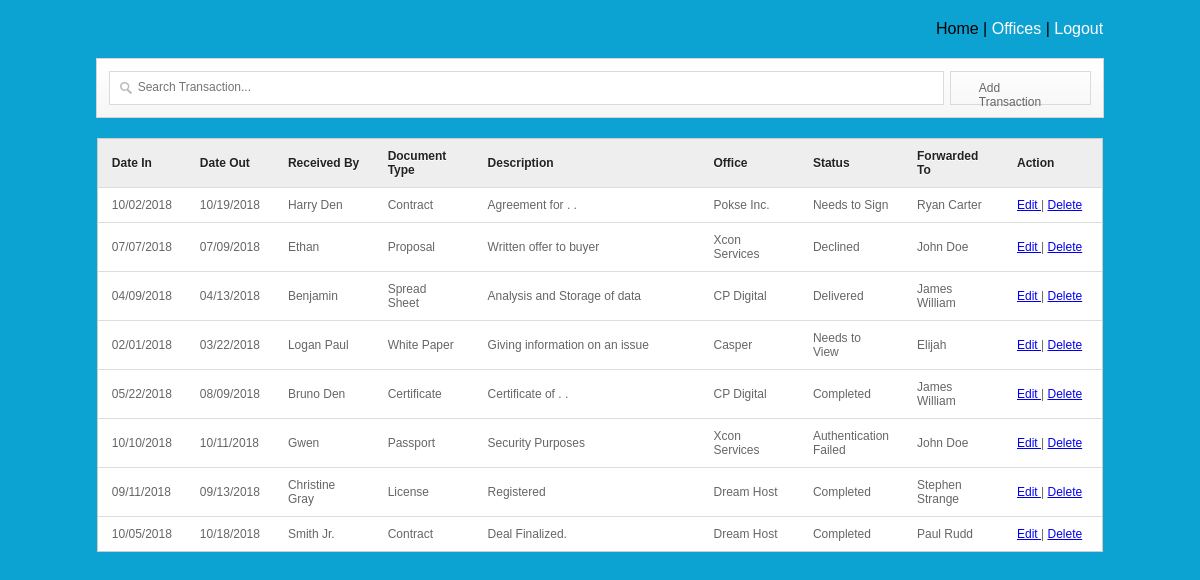
The app's page /.history/main/index_20220303143301.php with its own data.
### tables this page shows
CREATE TABLE IF NOT EXISTS `transaction` (
`id` int(11) NOT NULL,
  `date` varchar(100) NOT NULL,
  `doc_type` varchar(100) NOT NULL,
  `description` varchar(1000) NOT NULL,
  `office` varchar(100) NOT NULL,
  `status` varchar(100) NOT NULL,
  `dateout` varchar(100) NOT NULL,
  `receive_by` varchar(100) NOT NULL,
  `ft` varchar(100) NOT NULL
);

### .history/main/index_20220303143301.php (the view, shortened to what this page needs)
<link href="src/facebox.css" media="screen" rel="stylesheet" type="text/css" />
<div id="log">
Home | <a href="offices.php">Offices</a> | <a href="../index.php">Logout</a>
</div>
<div id="formdesign">
<input type="text" name="filter" value="" id="filter" placeholder="Search Transaction..." autocomplete="off" />
<a rel="facebox" href="add.php" id="add">Add Transaction</a>
</div>
<table cellspacing="0" cellpadding="2" id="resultTable">
<thead>
	<tr>
		<th width="5%"> Date In</th>
		<th width="7%"> Date Out</th>
		<th width="10%"> Received By </th>
		<th width="10%"> Document Type </th>
		<th width="23%"> Description </th>
		<th width="10%"> Office </th>
		<th width="5%"> Status </th>
		<th width="10%"> Forwarded To </th>
		<th width="10%"> Action </th>
	</tr>
</thead>
<tbody>
	<?php
		include('connect.php');
		$result = $db->prepare("SELECT * FROM transaction ORDER BY id DESC");
		$result->execute();
		for($i=0; $row = $result->fetch(); $i++){
	?>
	<tr class="record">
		<td><?php echo $row['date']; ?></td>
		<td><?php echo $row['dateout']; ?></td>
		<td><?php echo $row['receive_by']; ?></td>
		<td><?php echo $row['doc_type']; ?></td>
		<td><?php echo $row['description']; ?></td>
		<td><?php echo $row['office']; ?></td>
		<td><?php echo $row['status']; ?></td>
		<td><?php echo $row['ft']; ?></td>
		<td><a rel="facebox" href="editform.php?id=<?php echo $row['id']; ?>"> Edit </a> | <a href="#" id="<?php echo $row['id']; ?>" class="delbutton" title="Click To Delete">Delete</a></td>
	</tr>
	<?php
		}
	?>
</tbody>
</table>

### .history/main/index_20220303143301.php (style rules this page uses)
table { border-collapse: separate; background-color: #FFFFFF; border-spacing: 0; width: 85%; color: #666666; text-shadow: 0 1px 0 #FFFFFF; border: 1px solid #CCCCCC; box-shadow: 0; margin: 0 auto;font-family: arial; }
table thead tr th { background: none repeat scroll 0 0 #EEEEEE; color: #222222; padding: 10px 14px; text-align: left; border-top: 0 none; font-size: 12px; }
table tbody tr td { background-color: #FFFFFF; font-size: 12px; text-align: left; padding: 10px 14px; border-top: 1px solid #DDDDDD; }
#log { width: 85%; text-align: right; margin: 20px auto; font-family: arial; }
#log a { color: #FFFFFF; text-decoration: none; font-family: arial; }
#formdesign { background: linear-gradient(to bottom, #FFFFFF 0%, #F6F6F6 100%) repeat scroll 0 0 rgba(0, 0, 0, 0); border: 1px solid #D5D5D5; padding: 12px; position: relative; margin: 20px auto; width: 83%; clear: both; height: 34px; }
#filter { -moz-box-sizing: border-box; background: url("img/big_search.png") no-repeat scroll 10px 10px #FFFFFF; box-shadow: none; display: block; font-size: 12px; height: 34px; padding: 9px 140px 9px 28px;display: block; font-size: 12px; height: 34px; padding: 9px 140px 9px 28px; width: 85%; border: 1px solid #DADADA; transition: border 0.2s linear 0s, box-shadow 0.2s linear 0s; padding-top: 6px; float: left; }
#add { float: right; width: 8.5%; display: block; font-size: 12px; height: 14px; padding: 9px 28px 9px 28px; border: 1px solid #DADADA; }
a#add { text-decoration: none; color: #666666; font-family: arial; font-size: 12px; }

### records on screen
transaction: date "10/02/2018", dateout "10/19/2018", receive_by "Harry Den", doc_type "Contract", description "Agreement for . .", office "Pokse Inc.", status "Needs to Sign", ft "Ryan Carter"
transaction: date "07/07/2018", dateout "07/09/2018", receive_by "Ethan", doc_type "Proposal", description "Written offer to buyer", office "Xcon Services", status "Declined", ft "John Doe"
transaction: date "04/09/2018", dateout "04/13/2018", receive_by "Benjamin", doc_type "Spread Sheet", description "Analysis and Storage of data", office "CP Digital", status "Delivered", ft "James William"
transaction: date "02/01/2018", dateout "03/22/2018", receive_by "Logan Paul", doc_type "White Paper", description "Giving information on an issue", office "Casper", status "Needs to View", ft "Elijah"
transaction: date "05/22/2018", dateout "08/09/2018", receive_by "Bruno Den", doc_type "Certificate", description "Certificate of . .", office "CP Digital", status "Completed", ft "James William"
transaction: date "10/10/2018", dateout "10/11/2018", receive_by "Gwen", doc_type "Passport", description "Security Purposes", office "Xcon Services", status "Authentication Failed", ft "John Doe"
transaction: date "09/11/2018", dateout "09/13/2018", receive_by "Christine Gray", doc_type "License", description "Registered", office "Dream Host", status "Completed", ft "Stephen Strange"
transaction: date "10/05/2018", dateout "10/18/2018", receive_by "Smith Jr.", doc_type "Contract", description "Deal Finalized.", office "Dream Host", status "Completed", ft "Paul Rudd"
